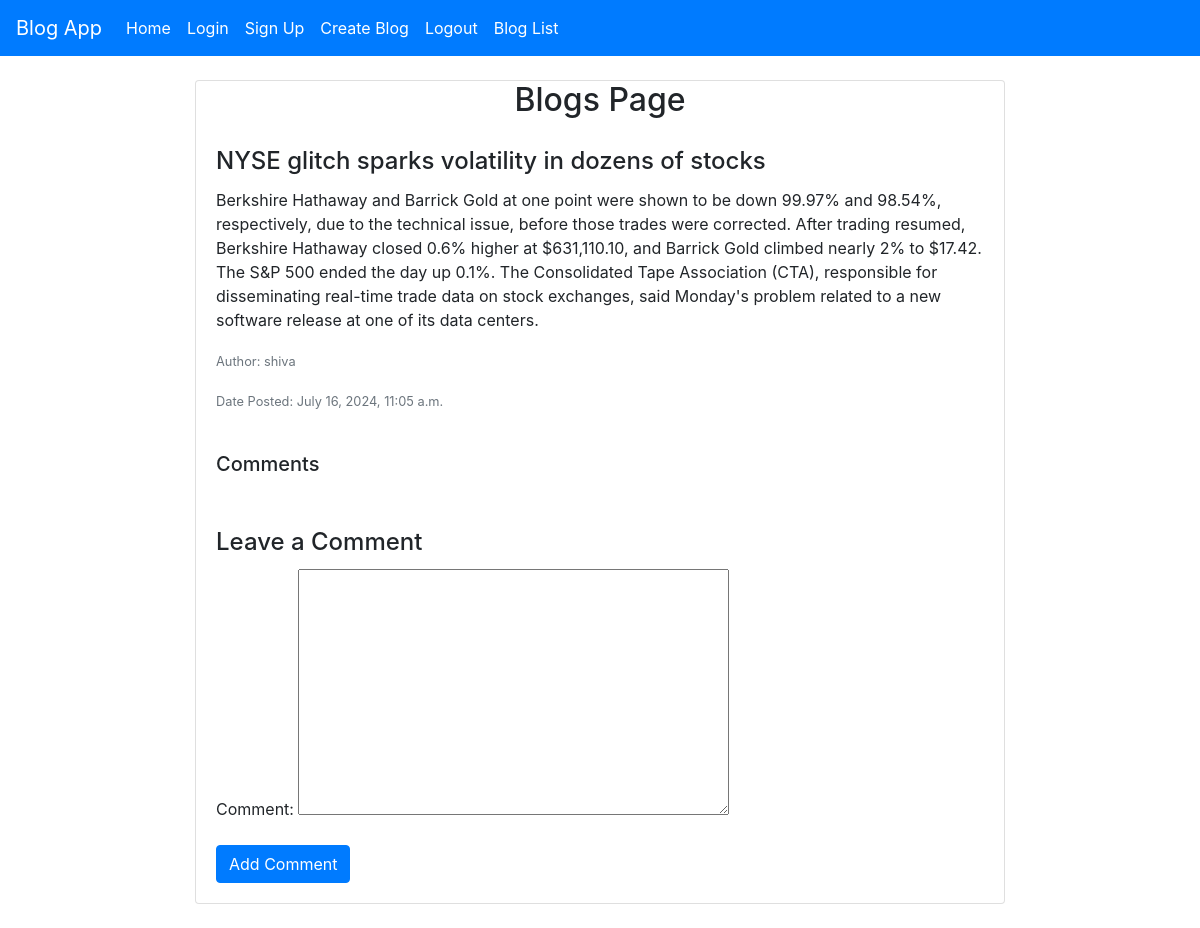
The page /blog/9/ on the database its author committed.
### app/models.py (models this page shows, shortened)
class Blog(models.Model):
    title=models.CharField(max_length=100)
    content=models.TextField()
    author = models.ForeignKey(User, on_delete=models.CASCADE)
    date_posted = models.DateTimeField(auto_now_add=True)

### app/views.py (the view)
# urls.py: path('blog/<int:blog_id>/', views.blog_detail, name='blog_detail'),
def blog_detail(request, blog_id):
    blog = get_object_or_404(Blog, id=blog_id)
    comments = blog.comments.all()  # Get all comments for this blog
    if request.method == 'POST':
        comment_form = CommentForm(request.POST)
        if comment_form.is_valid():
            new_comment = comment_form.save(commit=False)
            new_comment.blog = blog
            new_comment.author = request.user
            new_comment.save()
            messages.success(request, 'Your comment has been added ')
            return redirect('blog_detail', blog_id=blog.id)
    else:
        comment_form = CommentForm()
    return render(request, 'blog_detail.html', {
        'blog': blog,
        'comments': comments,
        'comment_form': comment_form
    })

### app/forms.py
class CommentForm(forms.ModelForm):
    class Meta:
        model=Comment
        fields=['comment']

### app/templates/blog_detail.html (shortened to what this page needs)
 {% extends "base.html" %}
{% block content %}
    <div class="container mt-3">
        <div  class="card mb-4 w-75 mx-auto shadow">
            <h2 class="text-center">Blogs Page</h2>
            <div class="card-body">
                <h4 class="card-title">{{ blog.title }}</h4>
                <p class="card-text">{{ blog.content }}</p>
                <p class="card-text"><small class="text-muted">Author: {{ blog.author.username }}</small></p>
                <p class="card-text"><small class="text-muted">Date Posted: {{ blog.date_posted }}</small></p>
            </div>
            <div class="card-body">
                <strong><h5 class="card-title">Comments</h5></strong>
            </div>
            <div class="card-body">
                <h4 class="card-title">Leave a Comment</h4>
                <form method="post">
                    {{ comment_form.as_p }}
                    <button type="submit" class="btn btn-primary">Add Comment</button>
                </form>
            </div>
        </div>
    </div>
    {% endblock content %}

### rows shown on the page
Blog: title "NYSE glitch sparks volatility in dozens of stocks", content "Berkshire Hathaway and Barrick Gold at one point were shown to be down 99.97% and 98.54%, respectively, due to the technical issue, before those trades were corrected. After trading resumed, Berkshire Hathaway closed 0.6% higher at $631,110.10, and Barrick Gold climbed nearly 2% to $17.42. The S&P 500 ended the day up 0.1%. The Consolidated Tape Association (CTA), responsible for disseminating real-time trade data on stock exchanges, said Monday's problem related to a new software release at one of its data centers.", author.username "shiva", date_posted "July 16, 2024, 11:05 a.m."
